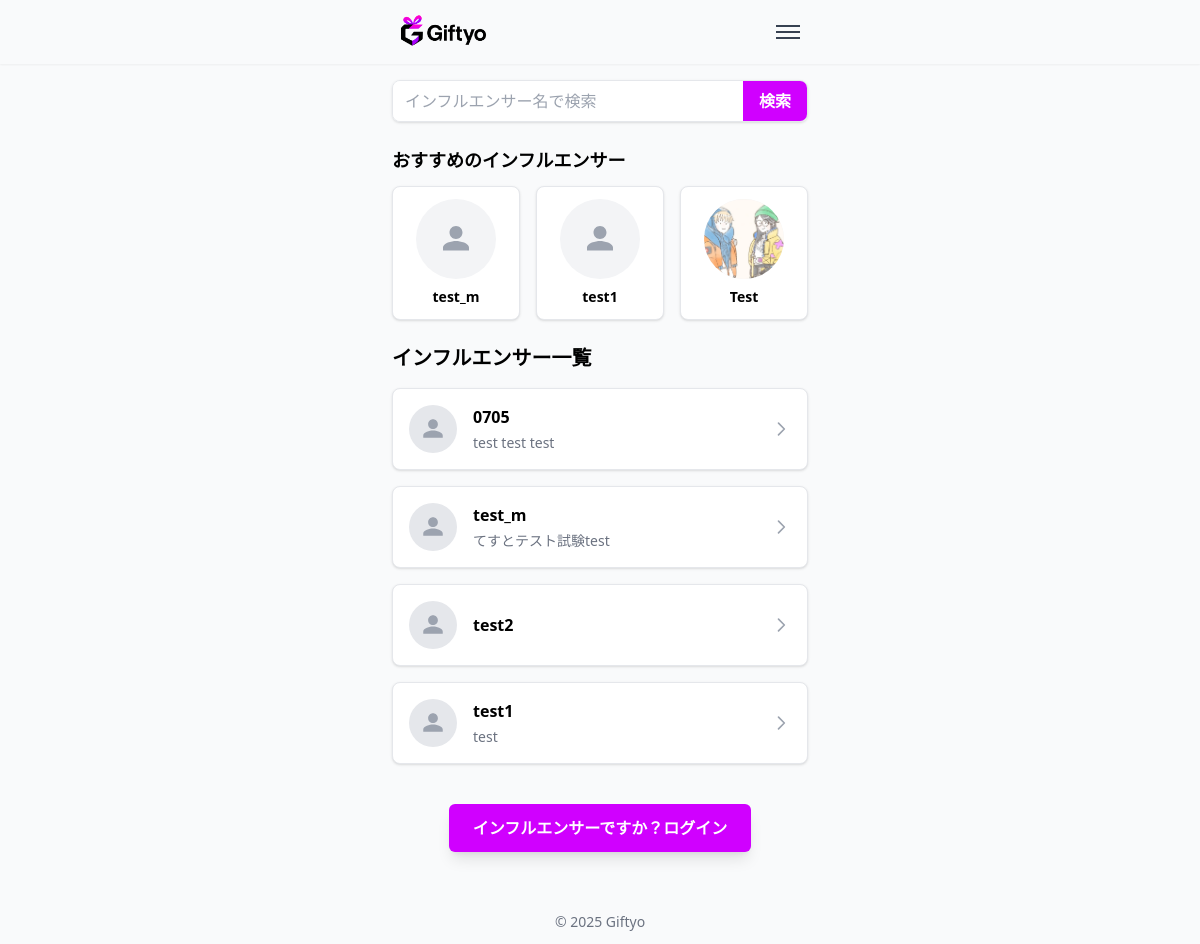
The page / on the database its author committed.
### influencer/models.py (models this page shows, shortened)
class Influencer(models.Model):
    user = models.OneToOneField(User, on_delete=models.CASCADE, related_name='influencer_profile')
    display_name = models.CharField('表示名', max_length=50, unique=True)
    bio = models.TextField('自己紹介', blank=True)
    profile_image = models.ImageField('プロフィール画像', upload_to='influencer_profiles/', blank=True, null=True)
    instagram_url = models.URLField('Instagram URL', blank=True)
    twitter_url = models.URLField('Twitter（X）URL', blank=True)
    tiktok_url = models.URLField('TikTok URL', blank=True)
    free_url1 = models.URLField('フリーURL1', blank=True)
    free_url2 = models.URLField('フリーURL2', blank=True)
    is_public = models.BooleanField('公開設定', default=False)
    slug = models.SlugField('URLスラッグ', max_length=50, unique=True, blank=True)
    created_at = models.DateTimeField('作成日時', auto_now_add=True)
    updated_at = models.DateTimeField('更新日時', auto_now=True)
    class Meta:
        ordering = ['-created_at']

### fan/views.py (the view)
# urls.py: path("", views.influencer_list, name="home"),
@public_view
def influencer_list(request):
    q = request.GET.get('q', '').strip()
    base_qs = Influencer.objects.filter(is_public=True)
    if q:
        base_qs = base_qs.filter(display_name__icontains=q)
    random_influencers = (
        base_qs
        .exclude(slug__isnull=True)
        .exclude(slug='')
        .order_by('?')[:3]
    )
    full_list = base_qs.exclude(slug__exact='')
    featured_influencers = full_list[:4]
    has_more = full_list.count() > 4
    return render(request, 'fan/home.html', {
        'q': q,
        'random_influencers': random_influencers,
        'influencers': featured_influencers,
        'has_more': has_more,
    })

### fan/templates/fan/home.html (shortened to what this page needs)
{% extends 'base.html' %}
{% load static %}
{% block content %}
  <form method="get" class="mb-6">
  <div class="flex shadow rounded-lg overflow-hidden border border-gray-200">
    <input
      type="text"
      name="q"
      value="{{ request.GET.q|default:'' }}"
      placeholder="インフルエンサー名で検索"
      class="flex-1 px-3 py-2 text-black focus:outline-none border-none"
    />
    <button
      type="submit"
      class="px-4 py-2 bg-accent-purple hover:bg-accent-dark text-white font-bold"
    >
      検索
    </button>
  </div>
</form>
  {% if random_influencers %}
    <h2 class="text-lg font-bold text-black mb-3">おすすめのインフルエンサー</h2>
    <div class="grid grid-cols-3 gap-4 mb-6">
      {% for inf in random_influencers %}
        {% if inf.slug %}
          <a href="{% url 'fan:influencer_public' slug=inf.slug %}"
             class="block bg-white border rounded-lg shadow p-3 hover:shadow-md transition">
            <div class="w-20 h-20 mb-2 overflow-hidden rounded-full mx-auto bg-gray-100 flex items-center justify-center">
              {% if inf.profile_image %}
                <img src="{{ inf.profile_image.url }}" alt="{{ inf.display_name }}" class="object-cover w-full h-full" />
              {% else %}
                <svg xmlns="http://www.w3.org/2000/svg" class="h-8 w-8 text-gray-400" fill="currentColor" viewBox="0 0 24 24">
                  <path d="M12 12c2.7 0 4.875-2.175 4.875-4.875S14.7 2.25 12 2.25 7.125 4.425 7.125 7.125 9.3 12 12 12zm0 1.5c-3.225 0-9.75 1.612-9.75 4.875v2.25h19.5v-2.25c0-3.263-6.525-4.875-9.75-4.875z"/>
                </svg>
              {% endif %}
            </div>
            <p class="text-center text-sm font-semibold text-black">{{ inf.display_name }}</p>
          </a>
        {% else %}
          <div class="block bg-white border rounded-lg shadow p-3 text-gray-400">
            {{ inf.display_name }}（URL 未設定）
          </div>
        {% endif %}
      {% endfor %}
    </div>
  {% endif %}
  <h1 class="text-xl font-bold text-black mb-4">インフルエンサー一覧</h1>
  <div class="space-y-4">
    {% for inf in influencers %}
      {% if inf.slug %}
        <a href="{% url 'fan:influencer_public' slug=inf.slug %}"
           class="block bg-white border rounded-lg shadow p-4 flex items-center space-x-4 hover:shadow-md transition">
      {% else %}
        <div class="block bg-white border rounded-lg shadow p-4 flex items-center space-x-4 text-gray-400">
      {% endif %}
          {% if inf.profile_image %}
            <div class="w-12 h-12 rounded-full overflow-hidden flex-shrink-0">
              <img src="{{ inf.profile_image.url }}" alt="{{ inf.display_name }}" class="object-cover w-full h-full" />
            </div>
          {% else %}
            <div class="w-12 h-12 rounded-full bg-gray-200 flex items-center justify-center text-gray-400 flex-shrink-0">
              <svg xmlns="http://www.w3.org/2000/svg" class="w-6 h-6" fill="currentColor" viewBox="0 0 24 24">
                <path d="M12 12c2.7 0 4.875-2.175 4.875-4.875S14.7 2.25 12 2.25 7.125 4.425 7.125 7.125 9.3 12 12 12zm0 1.5c-3.225 0-9.75 1.612-9.75 4.875v2.25h19.5v-2.25c0-3.263-6.525-4.875-9.75-4.875z"/>
              </svg>
            </div>
          {% endif %}
          <div class="flex-1">
            <h2 class="text-base font-semibold text-black">{{ inf.display_name }}</h2>
            {% if inf.bio %}
              <p class="text-sm text-gray-500 mt-1 line-clamp-2">{{ inf.bio }}</p>
            {% endif %}
          </div>
          {% if inf.slug %}
            <svg class="w-5 h-5 text-gray-400" fill="none" stroke="currentColor" viewBox="0 0 24 24">
              <path stroke-linecap="round" stroke-linejoin="round" stroke-width="2" d="M9 5l7 7-7 7"/>
            </svg>
          {% endif %}
      {% if inf.slug %}
        </a>
      {% else %}
        </div>
      {% endif %}
    {% empty %}
      <p class="text-sm text-gray-500">現在、登録されたインフルエンサーはいません。</p>
    {% endfor %}
  </div>
  <div class="mt-10 mb-8 text-center">
    <a href="{% url 'login' %}" class="inline-block px-6 py-3 bg-accent-purple hover:bg-accent-dark text-white text-base font-bold rounded-md transition shadow-lg">
      インフルエンサーですか？ログイン
    </a>
  </div>
{% endblock %}

### rows shown on the page
Influencer: display_name "test_m", bio "てすとテスト試験test"
Influencer: display_name "test1", bio "test"
Influencer: profile_image (picture), display_name "Test"
Influencer: display_name "0705", bio "test test test"
Influencer: display_name "test2"
